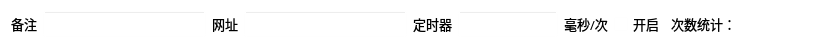
<?xml version="1.0" encoding="UTF-8"?>
<ui version="4.0">
 <class>SListItem</class>
 <widget class="QWidget" name="SListItem">
  <property name="geometry">
   <rect>
    <x>0</x>
    <y>0</y>
    <width>833</width>
    <height>46</height>
   </rect>
  </property>
  <property name="windowTitle">
   <string>Form</string>
  </property>
  <property name="styleSheet">
   <string notr="true">background-color: rgba(255, 255, 255, 3);</string>
  </property>
  <layout class="QGridLayout" name="gridLayout">
   <item row="0" column="0">
    <widget class="QLabel" name="label_5">
     <property name="font">
      <font>
       <family>宋体</family>
       <pointsize>10</pointsize>
      </font>
     </property>
     <property name="text">
      <string>备注</string>
     </property>
    </widget>
   </item>
   <item row="0" column="6">
    <widget class="QLabel" name="label_2">
     <property name="font">
      <font>
       <family>宋体</family>
       <pointsize>10</pointsize>
      </font>
     </property>
     <property name="text">
      <string>毫秒/次</string>
     </property>
    </widget>
   </item>
   <item row="0" column="5">
    <widget class="QLineEdit" name="lineEdit_time">
     <property name="sizePolicy">
      <sizepolicy hsizetype="Expanding" vsizetype="Preferred">
       <horstretch>0</horstretch>
       <verstretch>0</verstretch>
      </sizepolicy>
     </property>
     <property name="maximumSize">
      <size>
       <width>100</width>
       <height>16777215</height>
      </size>
     </property>
     <property name="font">
      <font>
       <family>宋体</family>
       <pointsize>10</pointsize>
      </font>
     </property>
    </widget>
   </item>
   <item row="0" column="2">
    <widget class="QLabel" name="label">
     <property name="font">
      <font>
       <family>宋体</family>
       <pointsize>10</pointsize>
      </font>
     </property>
     <property name="text">
      <string>网址</string>
     </property>
    </widget>
   </item>
   <item row="0" column="3">
    <widget class="QLineEdit" name="lineEdit_url">
     <property name="sizePolicy">
      <sizepolicy hsizetype="Expanding" vsizetype="Preferred">
       <horstretch>0</horstretch>
       <verstretch>0</verstretch>
      </sizepolicy>
     </property>
     <property name="font">
      <font>
       <family>宋体</family>
       <pointsize>10</pointsize>
      </font>
     </property>
    </widget>
   </item>
   <item row="0" column="8">
    <widget class="QLabel" name="label_3">
     <property name="font">
      <font>
       <family>宋体</family>
       <pointsize>10</pointsize>
      </font>
     </property>
     <property name="text">
      <string>次数统计：</string>
     </property>
    </widget>
   </item>
   <item row="0" column="7">
    <widget class="QCheckBox" name="checkBox">
     <property name="sizePolicy">
      <sizepolicy hsizetype="Minimum" vsizetype="Preferred">
       <horstretch>0</horstretch>
       <verstretch>0</verstretch>
      </sizepolicy>
     </property>
     <property name="font">
      <font>
       <family>宋体</family>
       <pointsize>10</pointsize>
      </font>
     </property>
     <property name="text">
      <string>开启</string>
     </property>
    </widget>
   </item>
   <item row="0" column="9">
    <widget class="QLabel" name="label_num">
     <property name="minimumSize">
      <size>
       <width>80</width>
       <height>0</height>
      </size>
     </property>
     <property name="font">
      <font>
       <family>宋体</family>
       <pointsize>10</pointsize>
      </font>
     </property>
     <property name="text">
      <string/>
     </property>
    </widget>
   </item>
   <item row="0" column="4">
    <widget class="QLabel" name="label_4">
     <property name="font">
      <font>
       <family>宋体</family>
       <pointsize>10</pointsize>
      </font>
     </property>
     <property name="text">
      <string>定时器</string>
     </property>
    </widget>
   </item>
   <item row="0" column="1">
    <widget class="QLineEdit" name="lineEdit_name">
     <property name="font">
      <font>
       <family>宋体</family>
       <pointsize>10</pointsize>
      </font>
     </property>
    </widget>
   </item>
  </layout>
 </widget>
 <resources/>
 <connections/>
</ui>
